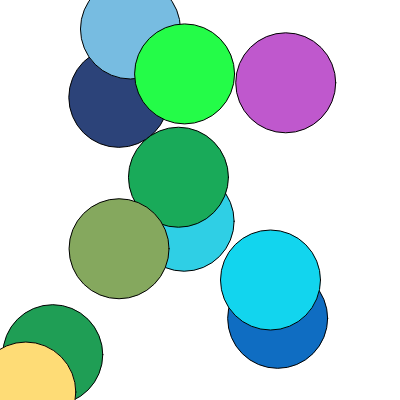
Frame 1 (no input)
Frame 60 (no input): identical to frame 1, image omitted
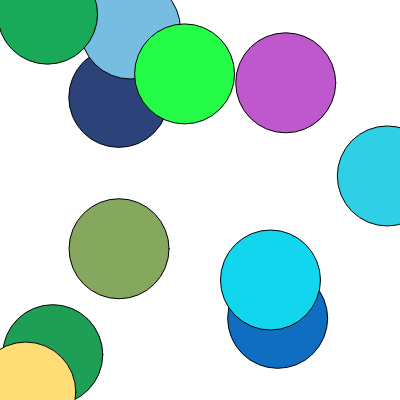
Frame 120 (the mouse pressed at the canvas centre since frame 60)

The p5.js sketch that drew these frames (run headless with seeded random() and noise() and a simulated clock; from frame 60 on, the mouse is pressed at the canvas centre):

// p5.js sketch
// ── sketch.js
var bubble0;

var bubbleArray = [];


function setup() {
  createCanvas(400,400);
  bubble0 = new bubble(random(width), random(height), 100);
  
  for(var i = 0; i < 10; i++){
    bubbleArray.push(new bubble(random(width), random(height), 100));
    
    
  }
}

function draw() {
  background(255);
  var curBubbleState = bubble0.check(mouseX, mouseY);
  console.log(curBubbleState);
  bubble0.display(curBubbleState);
  bubble0.update(curBubbleState);
  
  for(var i = 0; i < bubbleArray.length; i++){
    var curBubbleState = bubbleArray[i].check(mouseX,mouseY);
    bubbleArray[i].display(curBubbleState);
    bubbleArray[i].update(curBubbleState);
  }
}

function bubble(tempX, tempY, tempSize){
  
  this.x = tempX;
  this.y = tempY;
  this.diameter = tempSize;
  
  //random color bubble fill
  this.r = random(255);
  this.g = random(255);
  this.b = random(255);
  
  this.display = function(showHide){
    if(showHide == false){
    fill(this.r, this.g, this.b);
    ellipse(this.x, this.y, this.diameter, this.diameter);
  }
}
  
  this.check = function(userX, userY){
    var curDist = dist(this.x, this.y, userX, userY);
    console.log(curDist);
    if(curDist < 50){
      console.log("hit");
      return true;
    }else{
      return false;
    }
  }
  
  
  this.update = function(runUpdate){
    
    if(runUpdate == true){
    this.x = random(width);
    this.y = random(height);
  }
  } 
}
